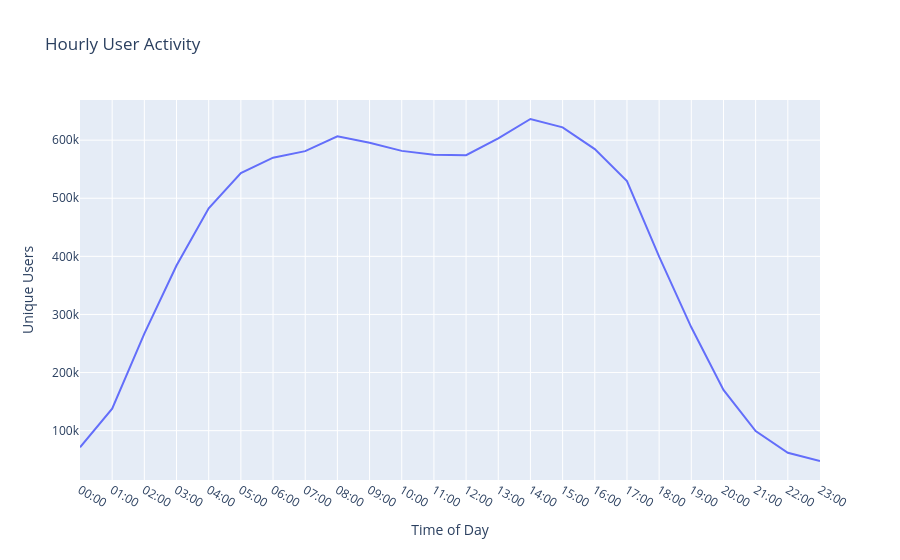
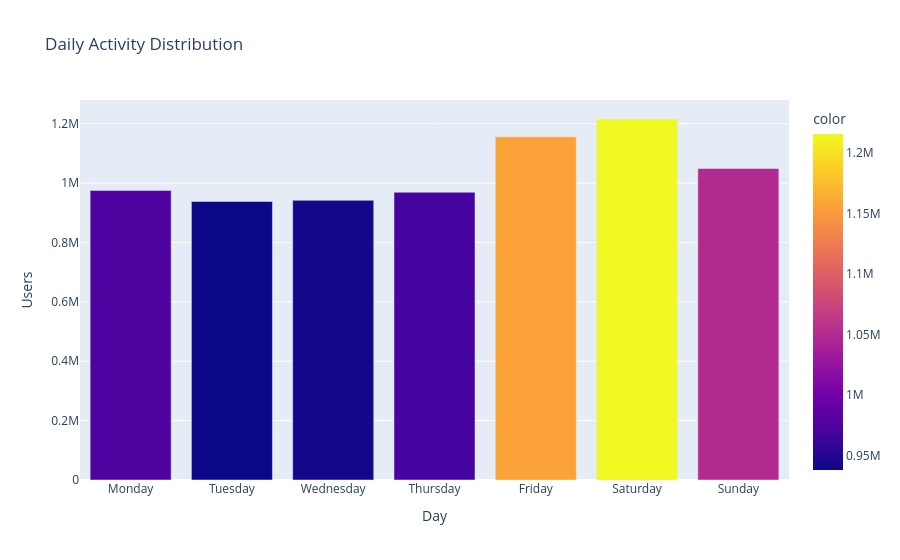

Notebook cell for these charts, in order:
### Markdown cell above
## 3. Temporal Engagement Trends
Understanding when users are most active allows for better marketing campaign timing.

### Code cell
hour_labels = [f"{i:02d}:00" for i in range(24)]
hour_vals = [len(hourly_users[i]) for i in range(24)]
fig_h = px.line(x=hour_labels, y=hour_vals, title="Hourly User Activity", labels={'x':'Time of Day','y':'Unique Users'})
fig_h.show()

day_order = ['Monday', 'Tuesday', 'Wednesday', 'Thursday', 'Friday', 'Saturday', 'Sunday']
day_counts = [len(daily_users[d]) for d in day_order]
fig_d = px.bar(x=day_order, y=day_counts, title="Daily Activity Distribution", labels={'x':'Day','y':'Users'}, color=day_counts)
fig_d.show()

### Figure 1 — Plotly figure (JSON) as saved in the notebook; plotly's stock layout.template omitted (floating-point values rounded to 4 significant figures)
{"data": [{"hovertemplate": "Time of Day=%{x}<br>Unique Users=%{y}<extra></extra>", "legendgroup": "", "line": {"color": "#636efa", "dash": "solid"}, "marker": {"symbol": "circle"}, "mode": "lines", "name": "", "orientation": "v", "showlegend": false, "type": "scatter", "x": ["00:00", "01:00", "02:00", "03:00", "04:00", "05:00", "06:00", "07:00", "08:00", "09:00", "10:00", "11:00", "12:00", "13:00", "14:00", "15:00", "16:00", "17:00", "18:00", "19:00", "20:00", "21:00", "22:00", "23:00"], "xaxis": "x", "y": [71278, 137739, 267053, 384239, 482697, 543463, 569764, 581099, 606584, 595633, 581535, 574706, 574207, 603015, 636396, 622100, 584667, 529706, 399604, 277853, 170068, 99181, 62008, 47780], "yaxis": "y"}], "layout": {"legend": {"tracegroupgap": 0}, "title": {"text": "Hourly User Activity"}, "xaxis": {"anchor": "y", "domain": [0, 1], "title": {"text": "Time of Day"}}, "yaxis": {"anchor": "x", "domain": [0, 1], "title": {"text": "Unique Users"}}}}

### Figure 2 — Plotly figure (JSON) as saved in the notebook; plotly's stock layout.template omitted (floating-point values rounded to 4 significant figures)
{"data": [{"hovertemplate": "Day=%{x}<br>Users=%{y}<br>color=%{marker.color}<extra></extra>", "legendgroup": "", "marker": {"color": [975198, 937860, 941762, 968951, 1155905, 1215645, 1048948], "coloraxis": "coloraxis", "pattern": {"shape": ""}}, "name": "", "orientation": "v", "showlegend": false, "textposition": "auto", "type": "bar", "x": ["Monday", "Tuesday", "Wednesday", "Thursday", "Friday", "Saturday", "Sunday"], "xaxis": "x", "y": [975198, 937860, 941762, 968951, 1155905, 1215645, 1048948], "yaxis": "y"}], "layout": {"barmode": "relative", "coloraxis": {"colorbar": {"title": {"text": "color"}}, "colorscale": [[0, "#0d0887"], [0.1111, "#46039f"], [0.2222, "#7201a8"], [0.3333, "#9c179e"], [0.4444, "#bd3786"], [0.5556, "#d8576b"], [0.6667, "#ed7953"], [0.7778, "#fb9f3a"], [0.8889, "#fdca26"], [1, "#f0f921"]]}, "legend": {"tracegroupgap": 0}, "title": {"text": "Daily Activity Distribution"}, "xaxis": {"anchor": "y", "domain": [0, 1], "title": {"text": "Day"}}, "yaxis": {"anchor": "x", "domain": [0, 1], "title": {"text": "Users"}}}}
